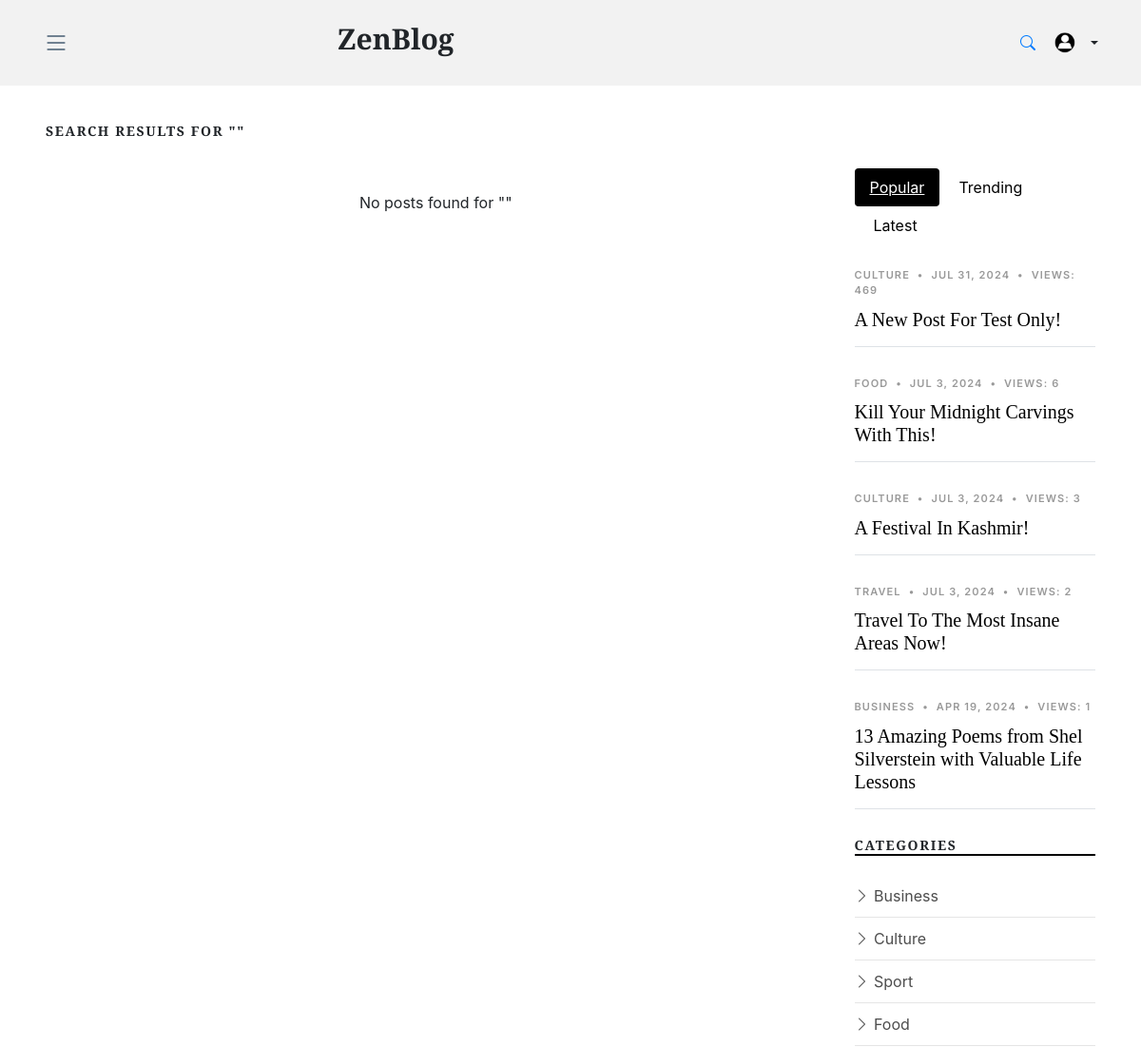
The page /search/ (upper part) on the database as committed earlier.
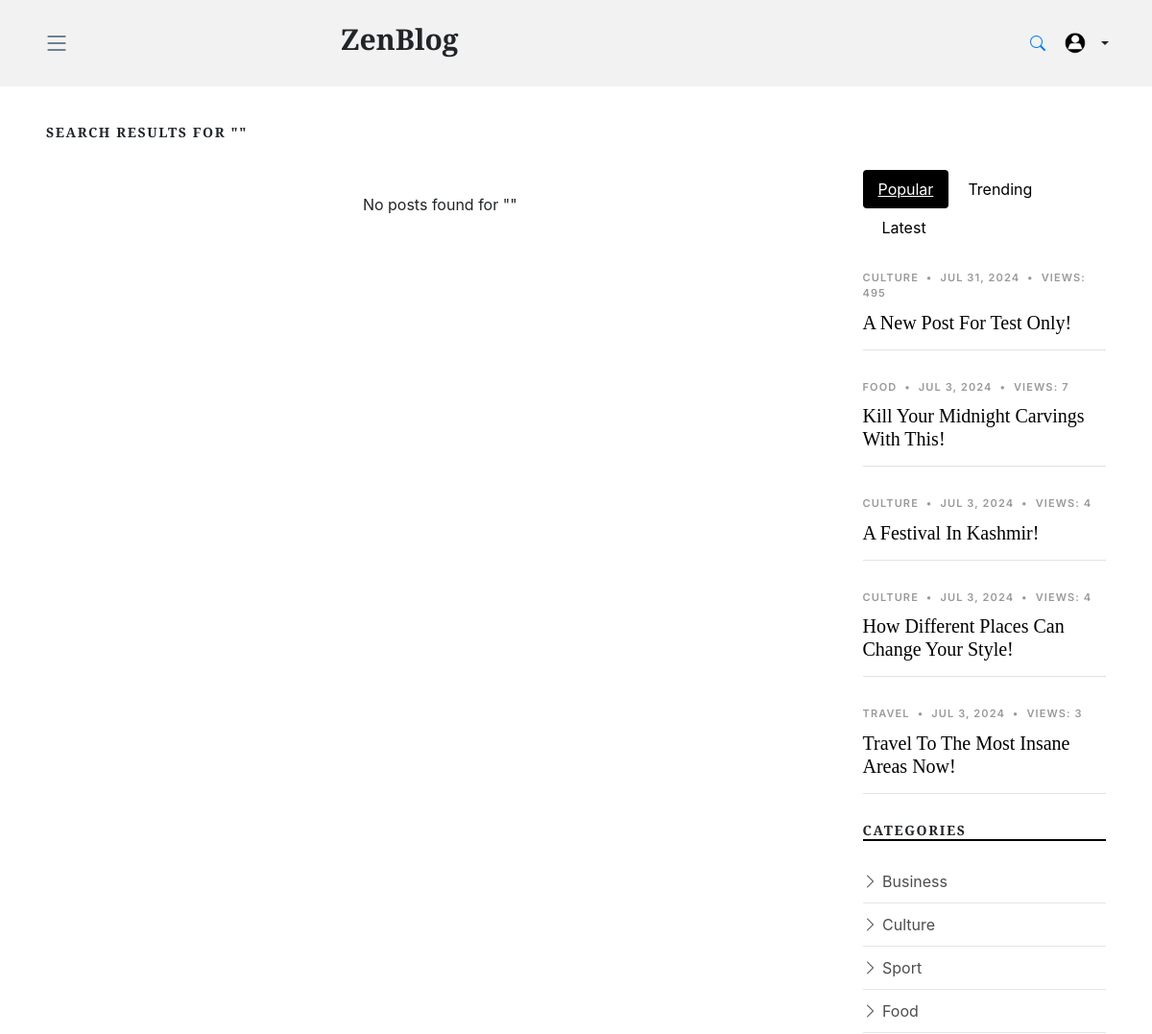
The same page on the database as committed later.
### Blog/models.py (models this page shows, shortened)
class Post(models.Model):
    title = models.CharField(max_length=500)
    slug = models.PositiveIntegerField(unique=True, blank=True, null=True)
    intro = models.TextField()
    author = models.ForeignKey(User, on_delete=models.CASCADE)
    created_at = models.DateTimeField(auto_now_add=True)
    category = models.ForeignKey(Category, related_name='posts', on_delete=models.CASCADE)
    BlogCover = models.ImageField(upload_to='blog_covers/')
    views = models.PositiveIntegerField(default=0)
    last_viewed = models.DateTimeField(auto_now=True)
    tags = models.ManyToManyField(Tag, related_name='posts', blank=True)

class Category(models.Model):
    name = models.CharField(max_length=100)
    slug = models.SlugField(unique=True, blank=True)

### Blog/views.py (the view)
# urls.py: path('search/', SearchView.as_view(), name='search'),
class SearchView(PostViewTrackingMixin, TrendingPostsMixin, View):
    def get(self, request):
        query = request.GET.get('q', '')
        posts = Post.objects.filter(Q(title__icontains=query) | Q(intro__icontains=query)).order_by('-created_at') if query else Post.objects.none()
        for post in posts:
            self.track_post_views(post)
        paginator = Paginator(posts, 15)
        page_number = request.GET.get('page')
        page_obj = paginator.get_page(page_number)
        context = {
            'posts': page_obj,
            'query': query,
            'popular_posts': Post.objects.order_by('-views')[:5],
            'trending_posts': self.get_trending_posts(),
            'latest_posts': Post.objects.order_by('-created_at')[:5],
            'tags': Tag.objects.all(),
        }
        return render(request, 'blog/search-result.html', context)

### Blog/context_processors.py (called while the page is built)
def categories_processor(request):
    categories = Category.objects.all()
    return {'categories': categories}

### Blog/views.py (called while the page is built)
    def get_trending_posts(self):
        last_7_days = timezone.now() - timedelta(days=7)
        return Post.objects.filter(last_viewed__gte=last_7_days).order_by('-views')[:5]

### templates/blog/search-result.html (shortened to what the changed rows need)
{% extends 'base.html' %}
{% load static %}
{% block content %}
<main id="main">
    <section>
        <div class="ml-5 mr-5">
            <div class="row">
                <div class="col-md-3">
                    <div class="sidebar">
                        <div class="tab-content" id="pills-tabContent">
                        <div class="tab-pane fade show active" id="pills-popular" role="tabpanel" aria-labelledby="pills-popular-tab">
                            {% for popular_post in popular_posts %}
                            <div class="post-entry-1 border-bottom">
                            <div class="post-meta">
                                <span class="date">{{ popular_post.category.name }}</span>
                                <span class="mx-1">&bullet;</span>
                                <span>{{ popular_post.created_at|date:"M j, Y" }}</span>
                                <span class="mx-1">&bullet;</span>
                                <span>Views: {{ popular_post.views }}</span>
                            </div>
                            <h2 class="mb-2">
                                <a href="{% url 'Blog:single_post' popular_post.id %}">{{ popular_post.title }}</a>
                            </h2>
                            </div>
                            {% endfor %}
                        </div>
                        </div>
                    </div>
                    <div class="aside-block">
                        <ul class="aside-links list-unstyled">
                        {% for category in categories %}
                        <li>
                            <a href="{% url 'Blog:category_posts' category.slug %}">
                            <i class="bi bi-chevron-right"></i> {{ category.name }}
                            </a>
                        </li>
                        {% endfor %}
                        </ul>
                    </div>
                </div>
            </div>
        </div>
    </section>
</main>
{% endblock %}

Rows that differ between the two databases and show on the page:
no longer on this page (row edited): Post: category.name "BUSINESS", created_at "APR 19, 2024", views "1", title "13 Amazing Poems from Shel Silverstein with Valuable Life Lessons"
changed Post "A New Post For Test Only!": views "469" → "495"
changed Post "Kill Your Midnight Carvings With This!": views "6" → "7"
changed Post "A Festival In Kashmir!": views "3" → "4"
now on this page (row edited): Post: category.name "CULTURE", created_at "JUL 3, 2024", views "4", title "How Different Places Can Change Your Style!"
changed Post "Travel To The Most Insane Areas Now!": views "2" → "3"
